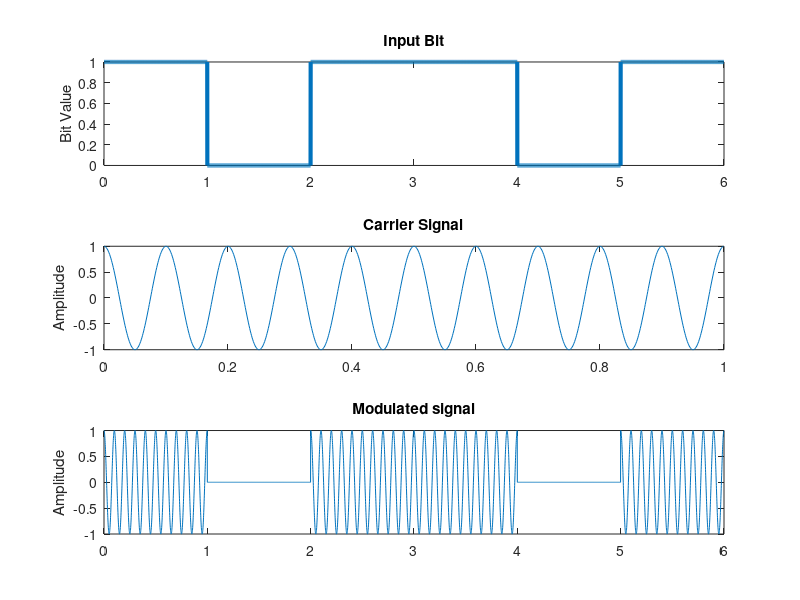

Write the MATLAB code that produced this figure.
clc;
close all;
clear all;

% Input bit Stream
bit_seq = [1 0 1 1 0 1];
fs = 1000; % Sampling frequency
f = 10; % Carrier Frequency

% TIme vector for One bit
t = 0:1/fs:1-(1/fs);

% Take carrier Signal
carrier = cos(2*pi*f*t);

% ASK Modulation Scheme
ask_sig = [];

for bit = bit_seq
    if bit == 1
        ask_sig = [ask_sig carrier];
    else
        ask_sig = [ask_sig zeros(1,length(t))];
    end
end

% Time Vector for Total Signal
t_total =  0:1/fs:(length(ask_sig)-1)/fs;

figure;
% Draw input bit stream;
subplot(3,1,1);

% plot(repelem(bit_seq,length(t)),'linewidth', 3);
plot(t_total, kron(bit_seq, ones(1, length(t))), 'LineWidth', 3);
title("Input Bit");
ylabel("Bit Value");


subplot(3,1,2);
plot(t,carrier);
title("Carrier Signal");
ylabel("Amplitude");


subplot(3,1,3);
plot(t_total,ask_sig);
title("Modulated signal");
ylabel("Amplitude");